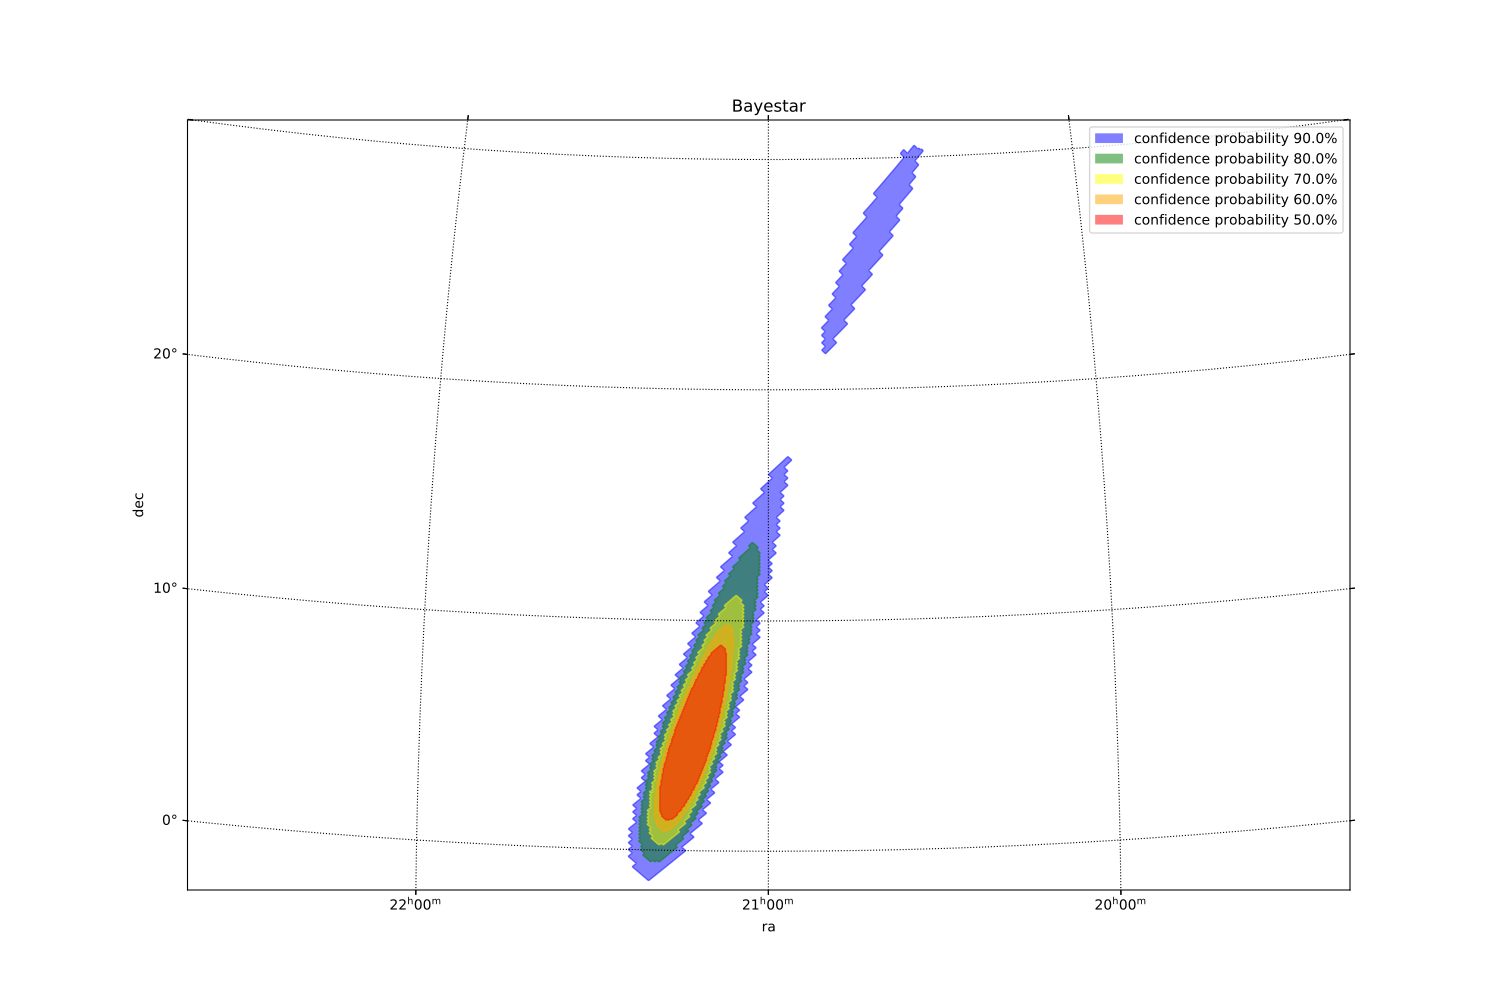

Generate this figure with Python:
from astropy.io import fits
fits_image_filename = './../../resources/bayestar.multiorder.fits'    

with fits.open(fits_image_filename) as hdul:
    hdul.info()
    hdul[1].columns
    
    data = hdul[1].data

uniq=data['UNIQ']
probdensity=data['PROBDENSITY']

import astropy_healpix as ah
import astropy.units as u

level, ipix = ah.uniq_to_level_ipix(uniq)
area = ah.nside_to_pixel_area(ah.level_to_nside(level)).to_value(u.steradian)

prob = probdensity * area

from mocpy import MOC

import numpy as np
cumul_to = np.linspace(0.5, 0.9, 5)[::-1]
colors = ['blue', 'green', 'yellow', 'orange', 'red']
mocs = [MOC.from_valued_healpix_cells(uniq, prob, 12, cumul_to=c) for c in cumul_to]

from mocpy import World2ScreenMPL
from astropy.coordinates import Angle, SkyCoord
import astropy.units as u
# Plot the MOC using matplotlib
import matplotlib.pyplot as plt
fig = plt.figure(111, figsize=(15, 10))
# Define a astropy WCS easily
with World2ScreenMPL(fig, 
        fov=50 * u.deg,
        center=SkyCoord(315, 15, unit='deg', frame='icrs'),
        coordsys="icrs",
        rotation=Angle(0, u.degree),
        projection="AIT") as wcs:
    ax = fig.add_subplot(1, 1, 1, projection=wcs)
    # Call fill with a matplotlib axe and the `~astropy.wcs.WCS` wcs object.
    for (moc, c, col) in zip(mocs, cumul_to, colors):
        moc.fill(ax=ax, wcs=wcs, alpha=0.5, linewidth=0, fill=True, color=col, label='confidence probability ' + str(round(c*100)) + '%')
        moc.border(ax=ax, wcs=wcs, alpha=0.5, color=col)

    ax.legend()

plt.xlabel('ra')
plt.ylabel('dec')
plt.title('Bayestar')
plt.grid(color="black", linestyle="dotted")
plt.show()
